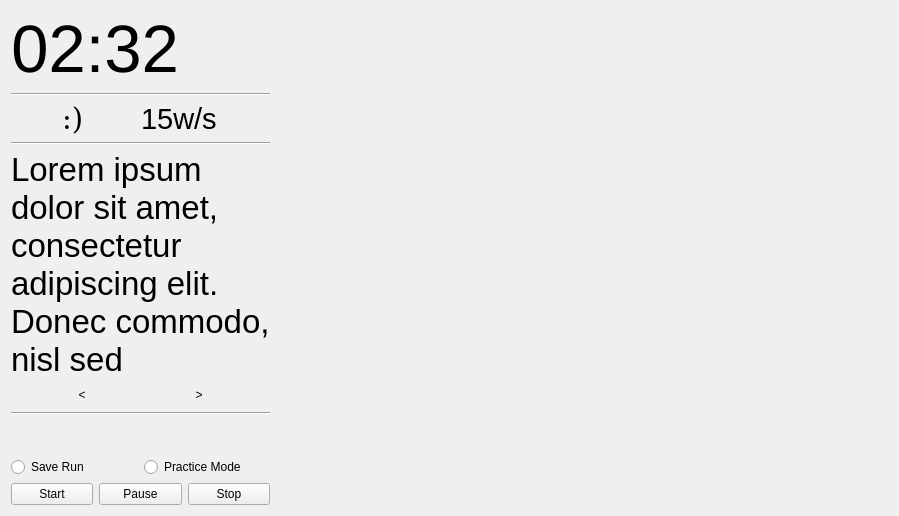
<?xml version="1.0" encoding="UTF-8"?>
<ui version="4.0">
 <class>Form</class>
 <widget class="QWidget" name="Form">
  <property name="geometry">
   <rect>
    <x>0</x>
    <y>0</y>
    <width>899</width>
    <height>516</height>
   </rect>
  </property>
  <property name="windowTitle">
   <string>Form</string>
  </property>
  <layout class="QHBoxLayout" name="horizontalLayout">
   <item>
    <layout class="QVBoxLayout" name="sideBarContainer">
     <item>
      <widget class="QLabel" name="timeLabel">
       <property name="sizePolicy">
        <sizepolicy hsizetype="Fixed" vsizetype="Fixed">
         <horstretch>0</horstretch>
         <verstretch>0</verstretch>
        </sizepolicy>
       </property>
       <property name="font">
        <font>
         <pointsize>50</pointsize>
        </font>
       </property>
       <property name="text">
        <string>02:32</string>
       </property>
       <property name="scaledContents">
        <bool>false</bool>
       </property>
       <property name="alignment">
        <set>Qt::AlignHCenter|Qt::AlignTop</set>
       </property>
      </widget>
     </item>
     <item>
      <widget class="Line" name="HB1">
       <property name="orientation">
        <enum>Qt::Horizontal</enum>
       </property>
      </widget>
     </item>
     <item>
      <layout class="QHBoxLayout" name="statsContainer">
       <item>
        <widget class="QLabel" name="moodLabel">
         <property name="sizePolicy">
          <sizepolicy hsizetype="Fixed" vsizetype="Fixed">
           <horstretch>0</horstretch>
           <verstretch>0</verstretch>
          </sizepolicy>
         </property>
         <property name="font">
          <font>
           <family>DejaVu Serif</family>
           <pointsize>22</pointsize>
          </font>
         </property>
         <property name="text">
          <string>:)</string>
         </property>
        </widget>
       </item>
       <item>
        <widget class="QLabel" name="wordSpeedLabel">
         <property name="sizePolicy">
          <sizepolicy hsizetype="Fixed" vsizetype="Fixed">
           <horstretch>0</horstretch>
           <verstretch>0</verstretch>
          </sizepolicy>
         </property>
         <property name="font">
          <font>
           <pointsize>22</pointsize>
          </font>
         </property>
         <property name="text">
          <string>15w/s</string>
         </property>
        </widget>
       </item>
      </layout>
     </item>
     <item>
      <widget class="Line" name="HB2">
       <property name="orientation">
        <enum>Qt::Horizontal</enum>
       </property>
      </widget>
     </item>
     <item>
      <widget class="QLabel" name="speechNotesLabel">
       <property name="font">
        <font>
         <pointsize>25</pointsize>
        </font>
       </property>
       <property name="text">
        <string>Lorem ipsum
dolor sit amet,
consectetur
adipiscing elit.
Donec commodo,
nisl sed </string>
       </property>
      </widget>
     </item>
     <item>
      <layout class="QHBoxLayout" name="speechNotesButtonsContainer">
       <item>
        <widget class="QPushButton" name="speechNotesBackButton">
         <property name="sizePolicy">
          <sizepolicy hsizetype="Fixed" vsizetype="Fixed">
           <horstretch>0</horstretch>
           <verstretch>0</verstretch>
          </sizepolicy>
         </property>
         <property name="text">
          <string>&lt;</string>
         </property>
         <property name="autoDefault">
          <bool>false</bool>
         </property>
         <property name="default">
          <bool>false</bool>
         </property>
         <property name="flat">
          <bool>true</bool>
         </property>
        </widget>
       </item>
       <item>
        <widget class="QPushButton" name="speechNotesForwardButton">
         <property name="sizePolicy">
          <sizepolicy hsizetype="Fixed" vsizetype="Fixed">
           <horstretch>0</horstretch>
           <verstretch>0</verstretch>
          </sizepolicy>
         </property>
         <property name="text">
          <string>&gt;</string>
         </property>
         <property name="flat">
          <bool>true</bool>
         </property>
        </widget>
       </item>
      </layout>
     </item>
     <item>
      <widget class="Line" name="HB3">
       <property name="orientation">
        <enum>Qt::Horizontal</enum>
       </property>
      </widget>
     </item>
     <item>
      <spacer name="verticalSpacer">
       <property name="orientation">
        <enum>Qt::Vertical</enum>
       </property>
       <property name="sizeHint" stdset="0">
        <size>
         <width>20</width>
         <height>40</height>
        </size>
       </property>
      </spacer>
     </item>
     <item>
      <layout class="QHBoxLayout" name="presentationSettingsContainter">
       <item>
        <widget class="QRadioButton" name="saveRunRadioButton">
         <property name="text">
          <string>Save Run</string>
         </property>
        </widget>
       </item>
       <item>
        <widget class="QRadioButton" name="practiceModeRadioButton">
         <property name="text">
          <string>Practice Mode</string>
         </property>
        </widget>
       </item>
      </layout>
     </item>
     <item>
      <layout class="QHBoxLayout" name="horizontalLayout_4">
       <item>
        <widget class="QPushButton" name="pushButton_3">
         <property name="text">
          <string>Start</string>
         </property>
        </widget>
       </item>
       <item>
        <widget class="QPushButton" name="pushButton_4">
         <property name="text">
          <string>Pause</string>
         </property>
        </widget>
       </item>
       <item>
        <widget class="QPushButton" name="pushButton_2">
         <property name="text">
          <string>Stop</string>
         </property>
        </widget>
       </item>
      </layout>
     </item>
    </layout>
   </item>
   <item>
    <widget class="QLabel" name="videoMockup">
     <property name="sizePolicy">
      <sizepolicy hsizetype="Expanding" vsizetype="Expanding">
       <horstretch>0</horstretch>
       <verstretch>0</verstretch>
      </sizepolicy>
     </property>
     <property name="text">
      <string/>
     </property>
     <property name="pixmap">
      <pixmap resource="resources.qrc">:/Images/VideoMockup.png</pixmap>
     </property>
     <property name="scaledContents">
      <bool>true</bool>
     </property>
    </widget>
   </item>
  </layout>
 </widget>
 <resources>
  <include location="resources.qrc"/>
 </resources>
 <connections/>
</ui>
